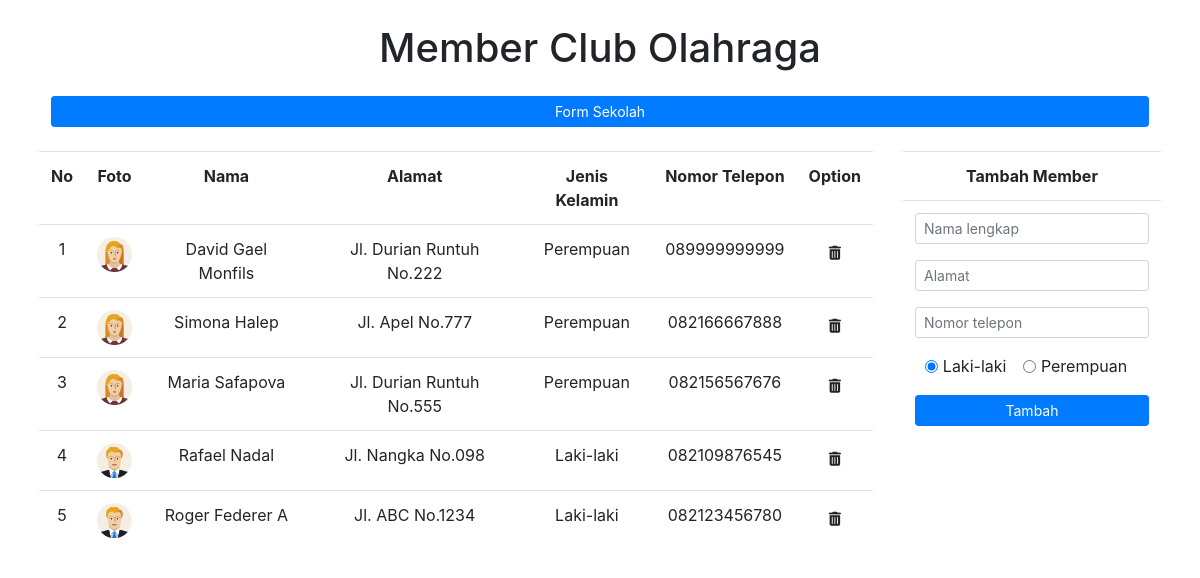
Before: / with the older database file.
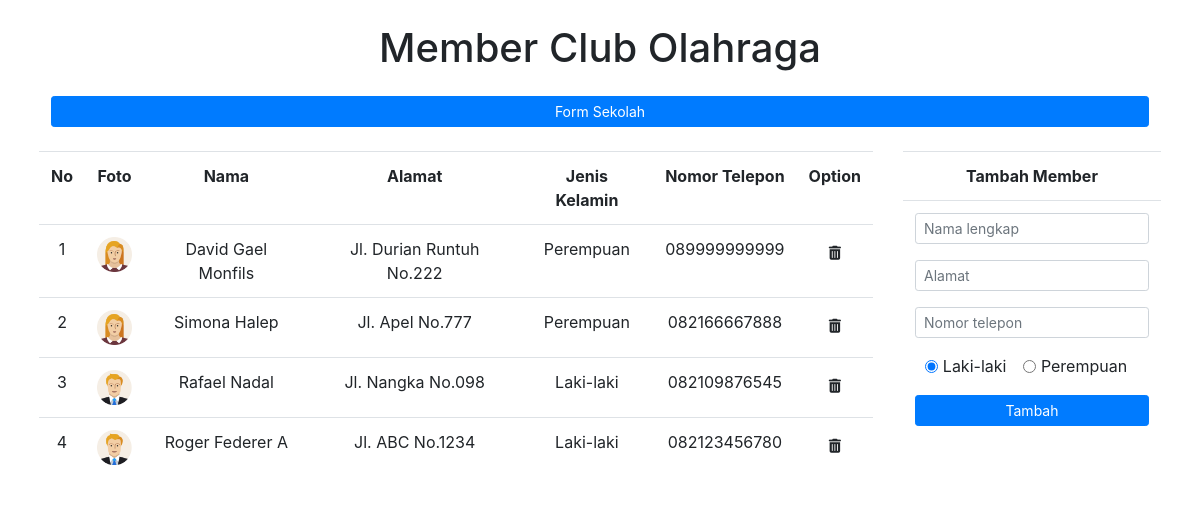
After: the same page with the newer database file.
### tables this page shows
CREATE TABLE `member` (
  `id` int(11) NOT NULL,
  `nama` varchar(100) NOT NULL,
  `alamat` varchar(100) NOT NULL,
  `jenis_kelamin` char(1) NOT NULL,
  `telepon` varchar(15) NOT NULL,
  `foto` varchar(100) NOT NULL
);

### class/Database.php (called while the page is built, shortened)
<?php
class Database
{
    public function __construct()
    {
        $this->db = new mysqli(Database::HOST, Database::USER,  Database::PASS, Database::DB);
        return $this->db;
    }
}

### class/Member.php (called while the page is built, shortened)
<?php
require 'Database.php';
class Member extends Database implements Crud
{
    public function get_all()
    {
        $member = array();
        $sql = "SELECT *
                FROM member
                ORDER BY id DESC";
        $res = mysqli_query($this->db, $sql);
        while ($r = mysqli_fetch_assoc($res)) {
            $member[] = $r;
        }
        return $member;
    }
}

### index.php (the view, shortened to what this page needs)
<?php
require 'class/Member.php';
$member = new Member();
?>
<!DOCTYPE html>
<html lang="en">
<head>
    <link rel="stylesheet" href="css/bootstrap.css">
    <link rel="stylesheet" href="css/style.css">
</head>
<body id="main">
    <h1 class="text-center m-4">Member Club Olahraga</h1>
    <div class="row">
        <div class="col-11 mx-auto">
            <a href="indexs.php" class="btn btn-primary btn-block btn-sm">Form Sekolah</a>
        </div>
    </div>
    <div class="row m-4 d-flex justify-content-around">
        <div class="col-9">
            <table class="table table-hover">
                <tr>
                    <th>No</th>
                    <th>Foto</th>
                    <th>Nama</th>
                    <th>Alamat</th>
                    <th>Jenis Kelamin</th>
                    <th>Nomor Telepon</th>
                    <th>Option</th>
                </tr>
                <?php foreach ($member->get_all() as $i => $m) : ?>
                    <tr class="member-list" data-type="member" data-id="<?= $m['id'] ?>">
                        <td><?= ++$i ?></td>
                        <td><img width="35" src="img/<?= $m['foto'] ?>" alt="Profile"></td>
                        <td><?= $m['nama'] ?></td>
                        <td><?= $m['alamat'] ?></td>
                        <td><?= ($m['jenis_kelamin'] == "l") ? "Laki-laki" : "Perempuan" ?></td>
                        <td><?= $m['telepon'] ?></td>
                        <td>
                            <a href="page/delete.php?id=<?= $m['id'] ?>&type=member" onclick="return confirm('Member akan dihapus')" class="btn btn-sm">
                                <i class="fas fa-trash-alt"></i>
                            </a>
                        </td>
                    </tr>
                <?php endforeach; ?>
            </table>
        </div>
        <div class="col-3">
            <table class="table">
                <tr>
                    <th class="form-title">Tambah Member</th>
                </tr>
                <tr>
                    <td>
                        <form id="form-main" method="POST" action="page/create.php">
                            <div class="form-group">
                                <input type="text" class="form-control form-control-sm" id="nama" name="nama" placeholder="Nama lengkap" required>
                            </div>
                            <div class="form-group">
                                <input type="text" class="form-control form-control-sm" id="alamat" name="alamat" placeholder="Alamat" required>
                            </div>
                            <div class="form-group">
                                <input type="text" class="form-control form-control-sm" id="telepon" name="telepon" placeholder="Nomor telepon" required>
                            </div>
                            <div class="form-check form-check-inline">
                                <input class="form-check-input" type="radio" name="jenis_kelamin" value="l" id="l" checked>
                                <label class="form-check-label" for="l">Laki-laki</label>
                            </div>
                            <div class="form-check form-check-inline">
                                <input class="form-check-input" type="radio" name="jenis_kelamin" value="p" id="p">
                                <label class="form-check-label" for="p">Perempuan</label>
                            </div>
                            <button id="submit" type="submit" class="btn btn-primary btn-sm btn-block mt-3">Tambah</button>
                        </form>
                    </td>
                </tr>
            </table>
        </div>
    </div>
</body>
</html>

Changed rows visible on the page:
removed member: foto (picture), nama "Maria Safapova", alamat "Jl. Durian Runtuh No.555", jenis_kelamin "Perempuan", telepon "082156567676"
